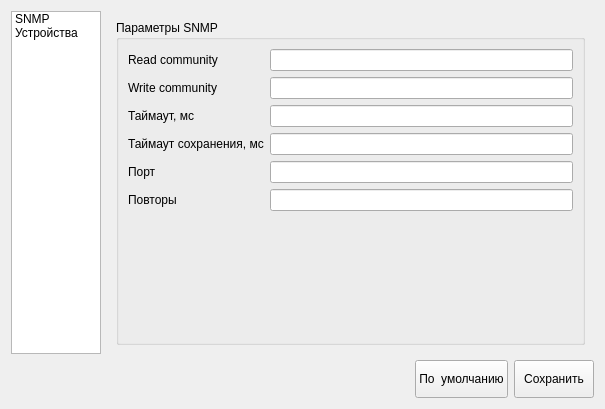
<?xml version="1.0" encoding="UTF-8"?>
<ui version="4.0">
 <class>SettingsPageWidget</class>
 <widget class="QWidget" name="SettingsPageWidget">
  <property name="geometry">
   <rect>
    <x>0</x>
    <y>0</y>
    <width>605</width>
    <height>409</height>
   </rect>
  </property>
  <property name="windowTitle">
   <string>Form</string>
  </property>
  <layout class="QVBoxLayout" name="verticalLayout">
   <item>
    <layout class="QHBoxLayout" name="topHorizontalLayout">
     <item>
      <widget class="QListWidget" name="listWidget">
       <property name="minimumSize">
        <size>
         <width>90</width>
         <height>0</height>
        </size>
       </property>
       <property name="maximumSize">
        <size>
         <width>90</width>
         <height>16777215</height>
        </size>
       </property>
       <item>
        <property name="text">
         <string>SNMP</string>
        </property>
       </item>
       <item>
        <property name="text">
         <string>Устройства</string>
        </property>
       </item>
      </widget>
     </item>
     <item>
      <widget class="QStackedWidget" name="stackedWidget">
       <property name="currentIndex">
        <number>0</number>
       </property>
       <widget class="QWidget" name="snmpPage">
        <layout class="QVBoxLayout" name="verticalLayout_3">
         <item>
          <widget class="QGroupBox" name="snmpSettingsGroupBox">
           <property name="title">
            <string>Параметры SNMP</string>
           </property>
           <layout class="QFormLayout" name="formLayout">
            <item row="0" column="0">
             <widget class="QLabel" name="readComLabel">
              <property name="text">
               <string>Read community</string>
              </property>
             </widget>
            </item>
            <item row="0" column="1">
             <widget class="QLineEdit" name="readComEdit"/>
            </item>
            <item row="1" column="1">
             <widget class="QLineEdit" name="writeComEdit"/>
            </item>
            <item row="2" column="1">
             <widget class="QLineEdit" name="timeoutEdit"/>
            </item>
            <item row="5" column="1">
             <widget class="QLineEdit" name="portEdit"/>
            </item>
            <item row="6" column="1">
             <widget class="QLineEdit" name="retriesEdit"/>
            </item>
            <item row="1" column="0">
             <widget class="QLabel" name="writeComLabel">
              <property name="text">
               <string>Write community</string>
              </property>
             </widget>
            </item>
            <item row="2" column="0">
             <widget class="QLabel" name="timeoutLabel">
              <property name="text">
               <string>Таймаут, мс</string>
              </property>
             </widget>
            </item>
            <item row="5" column="0">
             <widget class="QLabel" name="portLabel">
              <property name="text">
               <string>Порт</string>
              </property>
             </widget>
            </item>
            <item row="6" column="0">
             <widget class="QLabel" name="retriesLabel">
              <property name="text">
               <string>Повторы</string>
              </property>
             </widget>
            </item>
            <item row="3" column="0">
             <widget class="QLabel" name="saveTimeoutLabel">
              <property name="text">
               <string>Таймаут сохранения, мс</string>
              </property>
             </widget>
            </item>
            <item row="3" column="1">
             <widget class="QLineEdit" name="saveTimeoutEdit"/>
            </item>
           </layout>
          </widget>
         </item>
        </layout>
       </widget>
       <widget class="QWidget" name="devicePage">
        <layout class="QVBoxLayout" name="verticalLayout_4">
         <item>
          <widget class="QTabWidget" name="deviceTabWidget">
           <property name="currentIndex">
            <number>0</number>
           </property>
           <widget class="QWidget" name="switchTab">
            <attribute name="title">
             <string>Switch</string>
            </attribute>
            <layout class="QVBoxLayout" name="verticalLayout_5">
             <item>
              <widget class="QGroupBox" name="swServiceVlanGroupBox">
               <property name="title">
                <string>Вланы для сервисов</string>
               </property>
               <layout class="QFormLayout" name="formLayout_2">
                <item row="0" column="0">
                 <widget class="QLabel" name="swInternetVlanLabel">
                  <property name="text">
                   <string>Интернет</string>
                  </property>
                 </widget>
                </item>
                <item row="1" column="0">
                 <widget class="QLabel" name="swIptvUnicastVlanLabel">
                  <property name="text">
                   <string>IPTV Unicast</string>
                  </property>
                 </widget>
                </item>
                <item row="0" column="1">
                 <widget class="QLineEdit" name="swInternetVlanEdit"/>
                </item>
                <item row="1" column="1">
                 <widget class="QLineEdit" name="swIptvUnicastVlanEdit"/>
                </item>
               </layout>
              </widget>
             </item>
            </layout>
           </widget>
          </widget>
         </item>
        </layout>
       </widget>
       <widget class="QWidget" name="viewPage">
        <layout class="QVBoxLayout" name="verticalLayout_2">
         <item>
          <widget class="QGroupBox" name="styleGroupBox">
           <property name="title">
            <string>Стиль</string>
           </property>
          </widget>
         </item>
         <item>
          <widget class="QGroupBox" name="viewSettingsGroupBox">
           <property name="title">
            <string>Параметры отображения таблиц</string>
           </property>
          </widget>
         </item>
        </layout>
       </widget>
      </widget>
     </item>
    </layout>
   </item>
   <item>
    <layout class="QHBoxLayout" name="bottomHorizontalLayout">
     <item>
      <spacer name="horizontalSpacer">
       <property name="orientation">
        <enum>Qt::Horizontal</enum>
       </property>
       <property name="sizeHint" stdset="0">
        <size>
         <width>40</width>
         <height>20</height>
        </size>
       </property>
      </spacer>
     </item>
     <item>
      <widget class="QPushButton" name="defaultSettingButton">
       <property name="minimumSize">
        <size>
         <width>80</width>
         <height>38</height>
        </size>
       </property>
       <property name="text">
        <string>По  умолчанию</string>
       </property>
      </widget>
     </item>
     <item>
      <widget class="QPushButton" name="saveSettingsButton">
       <property name="minimumSize">
        <size>
         <width>80</width>
         <height>38</height>
        </size>
       </property>
       <property name="text">
        <string>Сохранить</string>
       </property>
       <property name="icon">
        <iconset resource="../resource.qrc">
         <normaloff>:/images/save.png</normaloff>:/images/save.png</iconset>
       </property>
       <property name="iconSize">
        <size>
         <width>32</width>
         <height>32</height>
        </size>
       </property>
      </widget>
     </item>
    </layout>
   </item>
  </layout>
 </widget>
 <resources>
  <include location="../resource.qrc"/>
 </resources>
 <connections/>
</ui>
